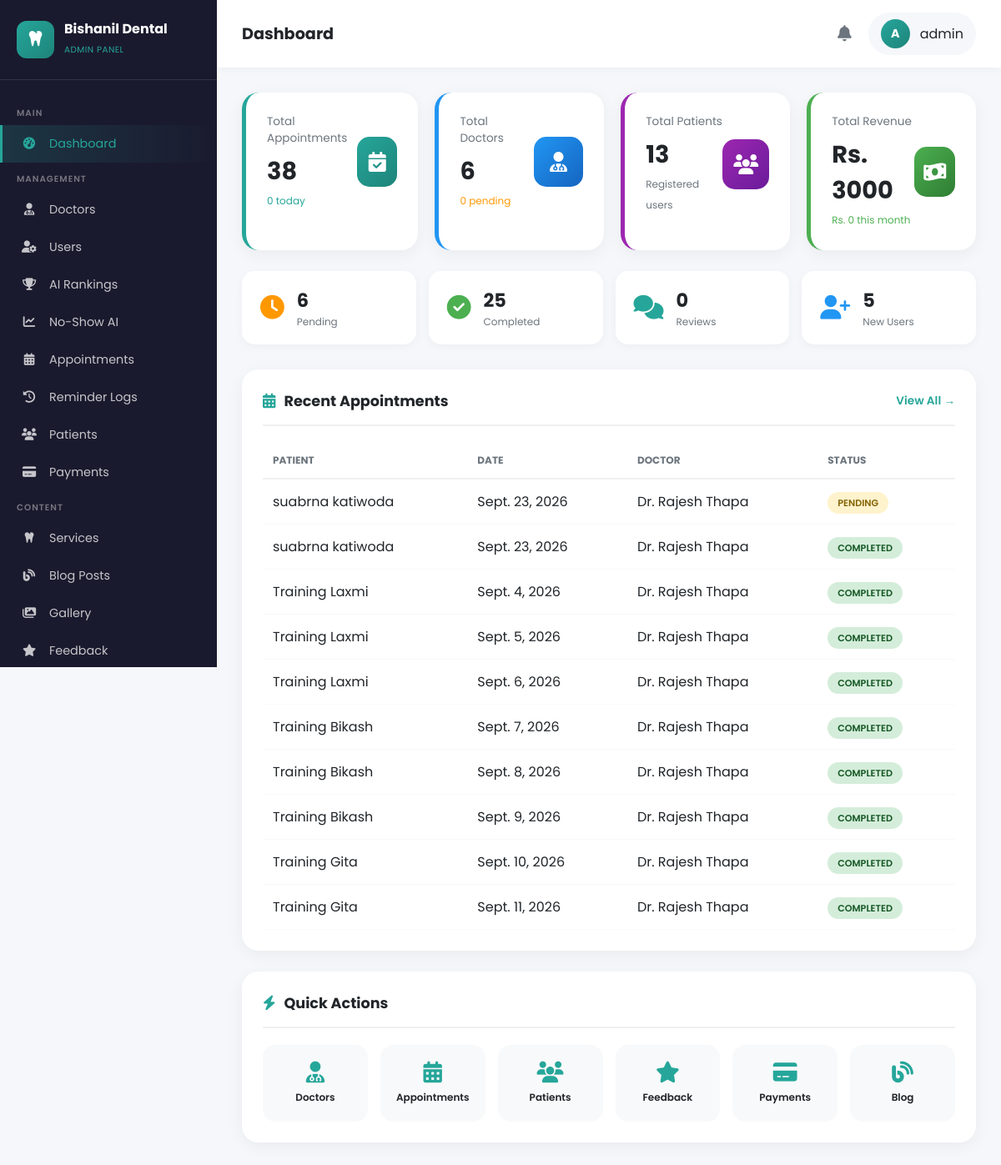
The page /admin-panel/ (signed in) on the database as committed earlier.
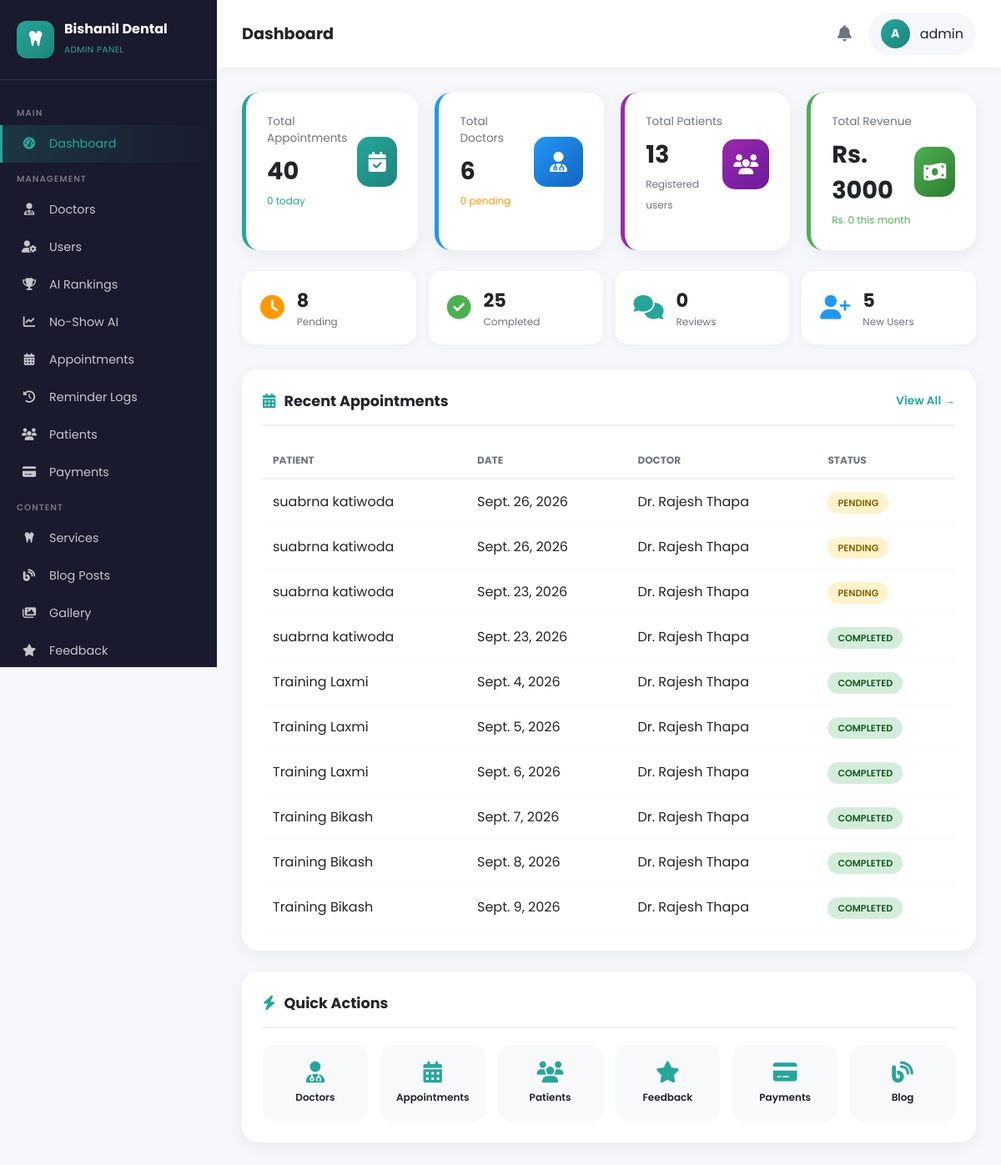
The same page on the database as committed later.
### appointments/models.py (models this page shows, shortened)
class Appointment(models.Model):
    SERVICE_TYPE_CHOICES = [
        ('dental', 'Dental Service'),
        ('eye', 'Eye Care Service'),
    ]
    STATUS_CHOICES = [
        ('pending', 'Pending'),
        ('confirmed', 'Confirmed'),
        ('completed', 'Completed'),
        ('cancelled', 'Cancelled'),
        ('no_show', 'No Show'),
    ]
    ATTENDANCE_CHOICES = [
        ('pending', 'Pending'),
        ('came', 'Came to Clinic'),
        ('not_came', 'Did Not Come'),
        ('rescheduled', 'Rescheduled'),
    ]
    patient_name = models.CharField(max_length=200)
    patient_email = models.EmailField()
    patient_phone = models.CharField(max_length=20)
    patient_age = models.IntegerField(null=True, blank=True)
    service_type = models.CharField(max_length=20, choices=SERVICE_TYPE_CHOICES)
    dental_service = models.ForeignKey(DentalService, on_delete=models.SET_NULL, null=True, blank=True)
    eye_service = models.ForeignKey(EyeService, on_delete=models.SET_NULL, null=True, blank=True)
    doctor = models.ForeignKey(Doctor, on_delete=models.SET_NULL, null=True, blank=True)
    appointment_date = models.DateField()
    appointment_time = models.TimeField()
    symptoms = models.TextField(blank=True)
    notes = models.TextField(blank=True)
    status = models.CharField(max_length=20, choices=STATUS_CHOICES, default='pending')
    attendance_status = models.CharField(
        max_length=20,
        choices=ATTENDANCE_CHOICES,
        default='pending',
        help_text="Did the patient come to the clinic?"
    )
    attendance_notes = models.TextField(blank=True, null=True, help_text="Notes about patient attendance")
    attendance_marked_by = models.CharField(max_length=200, blank=True, null=True)
    attendance_marked_at = models.DateTimeField(blank=True, null=True)
    reschedule_requested = models.BooleanField(default=False)
    reschedule_request_date = models.DateField(blank=True, null=True)
    reschedule_request_time = models.TimeField(blank=True, null=True)
    reschedule_reason = models.TextField(blank=True, null=True)
    reschedule_approved = models.BooleanField(default=False)
    reschedule_approved_by = models.CharField(max_length=200, blank=True, null=True)
    follow_up_needed = models.BooleanField(default=False, help_text="Does patient need follow-up?")
    follow_up_date = models.DateField(blank=True, null=True, help_text="Suggested follow-up date")
    follow_up_notes = models.TextField(blank=True, null=True, help_text="Doctor's notes for follow-up")
    next_appointment_created = models.BooleanField(default=False, help_text="Has next appointment been created?")
    created_at = models.DateTimeField(auto_now_add=True)
    updated_at = models.DateTimeField(auto_now=True)
    class Meta:
        ordering = ['-appointment_date', '-appointment_time']
        verbose_name = 'Appointment'
        verbose_name_plural = 'Appointments'

### doctors/models.py (models this page shows, shortened)
class Doctor(models.Model):
    SPECIALIZATION_CHOICES = [
        ('dental', 'Dental Specialist'),
        ('eye', 'Eye Specialist'),
    ]
    DEGREE_CHOICES = [
        ('bds', 'BDS'),
        ('mds', 'MDS'),
        ('mbbs', 'MBBS'),
        ('md', 'MD'),
        ('ms', 'MS'),
        ('dm', 'DM'),
    ]
    user = models.OneToOneField(User, on_delete=models.CASCADE, null=True, blank=True, related_name='doctor_profile')
    name = models.CharField(max_length=200)
    slug = models.SlugField(unique=True)
    specialization_type = models.CharField(max_length=50, choices=SPECIALIZATION_CHOICES)
    degree = models.CharField(max_length=50, choices=DEGREE_CHOICES)
    specialization = models.CharField(max_length=200, help_text="e.g., Orthodontist, Cataract Surgeon")
    experience_years = models.IntegerField()
    qualifications = models.TextField(help_text="Detailed qualifications and certifications")
    expertise = models.TextField(help_text="Areas of expertise")
    languages = models.CharField(max_length=200, help_text="e.g., English, Nepali, Hindi")
    consultation_fee = models.DecimalField(max_digits=10, decimal_places=2, default=500)
    availability = models.CharField(max_length=200, help_text="e.g., Mon-Sat, 10 AM - 6 PM")
    bio = models.TextField()
    education = models.JSONField(default=list, help_text="List of education details")
    awards = models.JSONField(default=list, blank=True, help_text="List of awards and achievements")
    memberships = models.JSONField(default=list, blank=True, help_text="Professional memberships")
    profile_image = models.ImageField(upload_to='doctors/', blank=True, null=True)
    icon_class = models.CharField(max_length=100, default='fas fa-user-md')
    meta_title = models.CharField(max_length=200, blank=True)
    meta_description = models.CharField(max_length=500, blank=True)
    is_active = models.BooleanField(default=True)
    is_featured = models.BooleanField(default=False)
    order = models.IntegerField(default=0)
    is_approved = models.BooleanField(default=False, help_text="Has admin approved this doctor?")
    registration_date = models.DateTimeField(auto_now_add=True, null=True, blank=True)
    approved_date = models.DateTimeField(blank=True, null=True)
    approved_by = models.CharField(max_length=200, blank=True, null=True)
    rejection_reason = models.TextField(blank=True, null=True, help_text="Reason if rejected")
    created_at = models.DateTimeField(auto_now_add=True)
    updated_at = models.DateTimeField(auto_now=True)
    class Meta:
        ordering = ['order', 'name']
        verbose_name = 'Doctor'
        verbose_name_plural = 'Doctors'

### dashboard/views.py (the view)
# urls.py: path('', views.admin_dashboard, name='admin_dashboard'),
@login_required(login_url='/admin-panel/login/')
@user_passes_test(is_admin, login_url='/admin-panel/login/')
def admin_dashboard(request):
    today = date.today()
    month_start = today.replace(day=1)
    context = {
        'total_doctors': Doctor.objects.count(),
        'pending_doctors': Doctor.objects.filter(is_approved=False).count(),
        'total_patients': User.objects.filter(is_superuser=False, is_staff=False).count(),
        'total_appointments': Appointment.objects.count(),
        'today_appointments': Appointment.objects.filter(appointment_date=today).count(),
        'pending_appointments': Appointment.objects.filter(status='pending').count(),
        'completed_appointments': Appointment.objects.filter(status='completed').count(),
        'total_revenue': Transaction.objects.filter(status='completed').aggregate(Sum('amount'))['amount__sum'] or 0,
        'monthly_revenue': Transaction.objects.filter(status='completed', created_at__gte=month_start).aggregate(Sum('amount'))['amount__sum'] or 0,
        'pending_feedbacks': ClinicFeedback.objects.filter(is_approved=False).count() + DoctorFeedback.objects.filter(is_approved=False).count(),
        'recent_appointments': Appointment.objects.order_by('-created_at')[:10],
        'recent_patients': User.objects.filter(is_superuser=False, is_staff=False).order_by('-date_joined')[:5],
        'recent_transactions': Transaction.objects.order_by('-created_at')[:5],
    }
    return render(request, 'dashboard/admin_dashboard.html', context)

### contact/context_processors.py (called while the page is built)
def contact_settings(request):
    try:
        settings = ContactSettings.objects.first()
    except:
        settings = None
    return {'contact_settings': settings}

### dashboard/views.py (called while the page is built)
def is_admin(user):
    return user.is_authenticated and user.is_staff

### doctors/context_processors.py (called while the page is built)
def doctor_profile(request):
    if request.user.is_authenticated:
        try:
            from .models import Doctor
            doctor = Doctor.objects.get(user=request.user)
            return {'doctor_profile': doctor}
        except:
            pass
    return {'doctor_profile': None}

### templates/dashboard/admin_dashboard.html (shortened to what the changed rows need)
{% extends 'dashboard/base_admin.html' %}
{% load static %}
{% block page_title %}Dashboard{% endblock %}
{% block content %}
<div style="display: grid; grid-template-columns: repeat(4, 1fr); gap: 20px; margin-bottom: 25px;">
    <div style="background: white; padding: 25px; border-radius: 20px; box-shadow: 0 5px 20px rgba(0,0,0,0.05); border-left: 5px solid #26a69a;">
        <div style="display: flex; justify-content: space-between; align-items: center;">
            <div>
                <p style="color: #6c757d; font-size: 0.85rem; margin-bottom: 8px;">Total Appointments</p>
                <h3 style="font-size: 1.8rem; color: #212529;">{{ total_appointments }}</h3>
                <small style="color: #26a69a; font-size: 0.75rem;">{{ today_appointments }} today</small>
            </div>
        </div>
    </div>
</div>
<div style="display: grid; grid-template-columns: repeat(4, 1fr); gap: 15px; margin-bottom: 30px;">
    <div style="background: white; padding: 18px 22px; border-radius: 15px; box-shadow: 0 3px 12px rgba(0,0,0,0.04); display: flex; align-items: center; gap: 15px;">
        <div><h4 style="font-size: 1.4rem; color: #212529;">{{ pending_appointments }}</h4><p style="font-size: 0.75rem; color: #6c757d; margin: 0;">Pending</p></div>
    </div>
</div>
<div style="background: white; border-radius: 20px; padding: 25px; box-shadow: 0 5px 20px rgba(0,0,0,0.05); margin-bottom: 25px;">
    <table style="width: 100%; border-collapse: collapse;">
        <thead>
            <tr>
                <th style="padding: 12px; text-align: left; font-size: 0.75rem; color: #6c757d; text-transform: uppercase; border-bottom: 2px solid #f0f0f0;">Patient</th>
                <th style="padding: 12px; text-align: left; font-size: 0.75rem; color: #6c757d; text-transform: uppercase; border-bottom: 2px solid #f0f0f0;">Date</th>
                <th style="padding: 12px; text-align: left; font-size: 0.75rem; color: #6c757d; text-transform: uppercase; border-bottom: 2px solid #f0f0f0;">Doctor</th>
                <th style="padding: 12px; text-align: left; font-size: 0.75rem; color: #6c757d; text-transform: uppercase; border-bottom: 2px solid #f0f0f0;">Status</th>
            </tr>
        </thead>
        <tbody>
            {% for apt in recent_appointments %}
            <tr>
                <td style="padding: 14px 12px; border-bottom: 1px solid #f8f9fa;">{{ apt.patient_name }}</td>
                <td style="padding: 14px 12px; border-bottom: 1px solid #f8f9fa;">{{ apt.appointment_date }}</td>
                <td style="padding: 14px 12px; border-bottom: 1px solid #f8f9fa;">{% if apt.doctor %}Dr. {{ apt.doctor.name }}{% else %}-{% endif %}</td>
                <td style="padding: 14px 12px; border-bottom: 1px solid #f8f9fa;">
                    <span style="padding: 5px 12px; border-radius: 20px; font-size: 0.7rem; font-weight: 600; text-transform: uppercase;
                        {% if apt.status == 'completed' %}background: #d4edda; color: #155724;
                        {% elif apt.status == 'pending' %}background: #fff3cd; color: #856404;
                        {% elif apt.status == 'cancelled' %}background: #f8d7da; color: #721c24;
                        {% else %}background: #cce5ff; color: #004085;{% endif %}">
                        {{ apt.get_status_display }}
                    </span>
                </td>
            </tr>
            {% empty %}
            <tr><td colspan="4" style="padding: 30px; text-align: center; color: #6c757d;">No appointments yet</td></tr>
            {% endfor %}
        </tbody>
    </table>
</div>
{% endblock %}

Rows that differ between the two databases and show on the page:
no longer on this page (row unchanged): Appointment: patient_name "Training Gita", appointment_date "Sept. 10, 2026", doctor.name "Rajesh Thapa", status "COMPLETED"
no longer on this page (row unchanged): Appointment: patient_name "Training Gita", appointment_date "Sept. 11, 2026", doctor.name "Rajesh Thapa", status "COMPLETED"
added Appointment: patient_name "suabrna katiwoda", appointment_date "Sept. 26, 2026", doctor.name "Rajesh Thapa", status "PENDING"
added Appointment: patient_name "suabrna katiwoda", appointment_date "Sept. 26, 2026", doctor.name "Rajesh Thapa", status "PENDING"
Other text that changed with them:
{{ total_appointments }}: "38" → "40"
{{ pending_appointments }}: "6" → "8"
